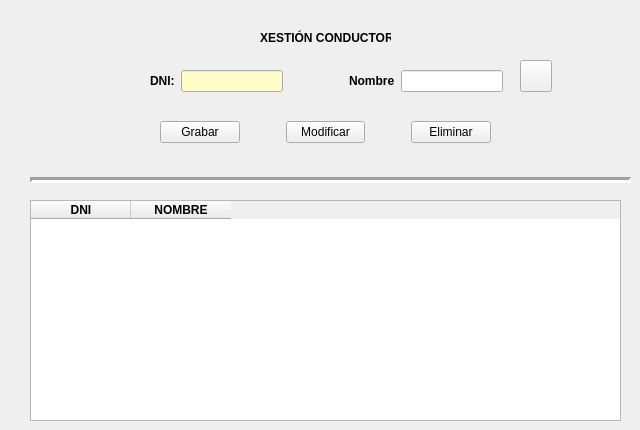
        <widget class="QWidget" name="conductores">
         <attribute name="title">
          <string>CONDUCTORES</string>
         </attribute>
         <widget class="QLabel" name="lblXesFurgo_5">
          <property name="geometry">
           <rect>
            <x>260</x>
            <y>30</y>
            <width>131</width>
            <height>16</height>
           </rect>
          </property>
          <property name="font">
           <font>
            <weight>75</weight>
            <bold>true</bold>
           </font>
          </property>
          <property name="text">
           <string>XESTIÓN CONDUCTORES</string>
          </property>
         </widget>
         <widget class="QWidget" name="layoutWidget_7">
          <property name="geometry">
           <rect>
            <x>160</x>
            <y>120</y>
            <width>331</width>
            <height>25</height>
           </rect>
          </property>
          <layout class="QGridLayout" name="gridLayout_12">
           <item row="0" column="0">
            <widget class="QPushButton" name="btnAltacon">
             <property name="text">
              <string>Grabar</string>
             </property>
            </widget>
           </item>
           <item row="0" column="4">
            <widget class="QPushButton" name="btnEliminacon">
             <property name="text">
              <string>Eliminar</string>
             </property>
            </widget>
           </item>
           <item row="0" column="2">
            <widget class="QPushButton" name="btnModifcon">
             <property name="text">
              <string>Modificar</string>
             </property>
            </widget>
           </item>
           <item row="0" column="1">
            <spacer name="horizontalSpacer_13">
             <property name="orientation">
              <enum>Qt::Horizontal</enum>
             </property>
             <property name="sizeType">
              <enum>QSizePolicy::Fixed</enum>
             </property>
             <property name="sizeHint" stdset="0">
              <size>
               <width>40</width>
               <height>20</height>
              </size>
             </property>
            </spacer>
           </item>
           <item row="0" column="3">
            <spacer name="horizontalSpacer_14">
             <property name="orientation">
              <enum>Qt::Horizontal</enum>
             </property>
             <property name="sizeType">
              <enum>QSizePolicy::Fixed</enum>
             </property>
             <property name="sizeHint" stdset="0">
              <size>
               <width>40</width>
               <height>20</height>
              </size>
             </property>
            </spacer>
           </item>
          </layout>
         </widget>
         <widget class="Line" name="line_5">
          <property name="geometry">
           <rect>
            <x>30</x>
            <y>170</y>
            <width>601</width>
            <height>21</height>
           </rect>
          </property>
          <property name="lineWidth">
           <number>3</number>
          </property>
          <property name="orientation">
           <enum>Qt::Horizontal</enum>
          </property>
         </widget>
         <widget class="QTableWidget" name="tabConductor">
          <property name="geometry">
           <rect>
            <x>30</x>
            <y>200</y>
            <width>591</width>
            <height>221</height>
           </rect>
          </property>
          <column>
           <property name="text">
            <string>DNI</string>
           </property>
           <property name="font">
            <font>
             <weight>75</weight>
             <bold>true</bold>
            </font>
           </property>
          </column>
          <column>
           <property name="text">
            <string>NOMBRE</string>
           </property>
           <property name="font">
            <font>
             <weight>75</weight>
             <bold>true</bold>
            </font>
           </property>
          </column>
         </widget>
         <widget class="QWidget" name="layoutWidget">
          <property name="geometry">
           <rect>
            <x>150</x>
            <y>70</y>
            <width>353</width>
            <height>22</height>
           </rect>
          </property>
          <layout class="QGridLayout" name="gridLayout_3">
           <item row="0" column="0">
            <widget class="QLabel" name="lblDni">
             <property name="sizePolicy">
              <sizepolicy hsizetype="Fixed" vsizetype="Preferred">
               <horstretch>0</horstretch>
               <verstretch>0</verstretch>
              </sizepolicy>
             </property>
             <property name="font">
              <font>
               <weight>75</weight>
               <bold>true</bold>
              </font>
             </property>
             <property name="text">
              <string>DNI:</string>
             </property>
            </widget>
           </item>
           <item row="0" column="1">
            <widget class="QLineEdit" name="txtDni">
             <property name="sizePolicy">
              <sizepolicy hsizetype="Preferred" vsizetype="Fixed">
               <horstretch>0</horstretch>
               <verstretch>0</verstretch>
              </sizepolicy>
             </property>
             <property name="palette">
              <palette>
               <active>
                <colorrole role="Base">
                 <brush brushstyle="SolidPattern">
                  <color alpha="255">
                   <red>255</red>
                   <green>252</green>
                   <blue>199</blue>
                  </color>
                 </brush>
                </colorrole>
               </active>
               <inactive>
                <colorrole role="Base">
                 <brush brushstyle="SolidPattern">
                  <color alpha="255">
                   <red>255</red>
                   <green>252</green>
                   <blue>199</blue>
                  </color>
                 </brush>
                </colorrole>
               </inactive>
               <disabled>
                <colorrole role="Base">
                 <brush brushstyle="SolidPattern">
                  <color alpha="255">
                   <red>240</red>
                   <green>240</green>
                   <blue>240</blue>
                  </color>
                 </brush>
                </colorrole>
               </disabled>
              </palette>
             </property>
            </widget>
           </item>
           <item row="0" column="3">
            <spacer name="horizontalSpacer_3">
             <property name="orientation">
              <enum>Qt::Horizontal</enum>
             </property>
             <property name="sizeHint" stdset="0">
              <size>
               <width>40</width>
               <height>20</height>
              </size>
             </property>
            </spacer>
           </item>
           <item row="0" column="5">
            <widget class="QLineEdit" name="txtNombre"/>
           </item>
           <item row="0" column="4">
            <widget class="QLabel" name="lblNombre">
             <property name="sizePolicy">
              <sizepolicy hsizetype="Fixed" vsizetype="Preferred">
               <horstretch>0</horstretch>
               <verstretch>0</verstretch>
              </sizepolicy>
             </property>
             <property name="font">
              <font>
               <weight>75</weight>
               <bold>true</bold>
              </font>
             </property>
             <property name="text">
              <string>Nombre</string>
             </property>
            </widget>
           </item>
           <item row="0" column="2">
            <widget class="QLabel" name="lblValidar">
             <property name="minimumSize">
              <size>
               <width>20</width>
               <height>0</height>
              </size>
             </property>
             <property name="font">
              <font>
               <family>Verdana</family>
               <pointsize>10</pointsize>
               <weight>75</weight>
               <italic>true</italic>
               <bold>true</bold>
              </font>
             </property>
             <property name="text">
              <string/>
             </property>
            </widget>
           </item>
          </layout>
         </widget>
         <widget class="QPushButton" name="btnReloadcon">
          <property name="geometry">
           <rect>
            <x>520</x>
            <y>60</y>
            <width>32</width>
            <height>32</height>
           </rect>
          </property>
          <property name="text">
           <string/>
          </property>
          <property name="icon">
           <iconset>
            <normaloff>../../.designer/backup/img/reload1.png</normaloff>../../.designer/backup/img/reload1.png</iconset>
          </property>
         </widget>
        </widget>
